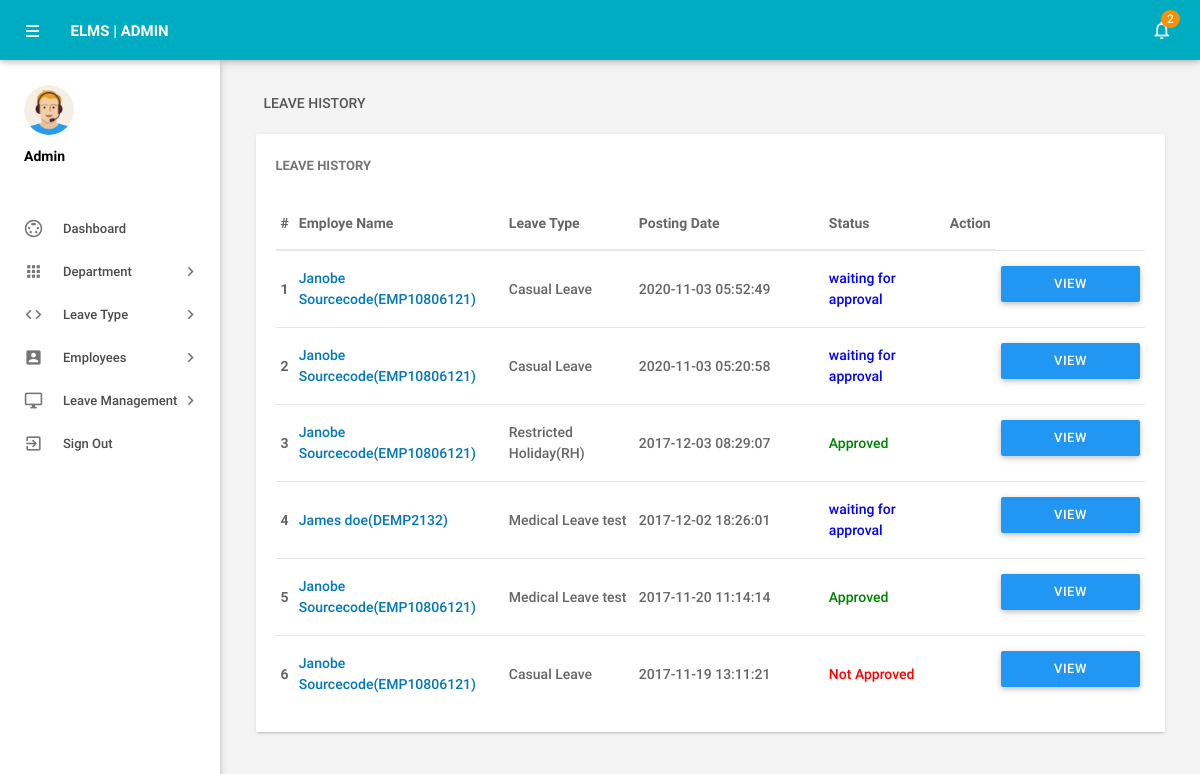
The page /admin/leaves.php (signed in) on the database as committed earlier.
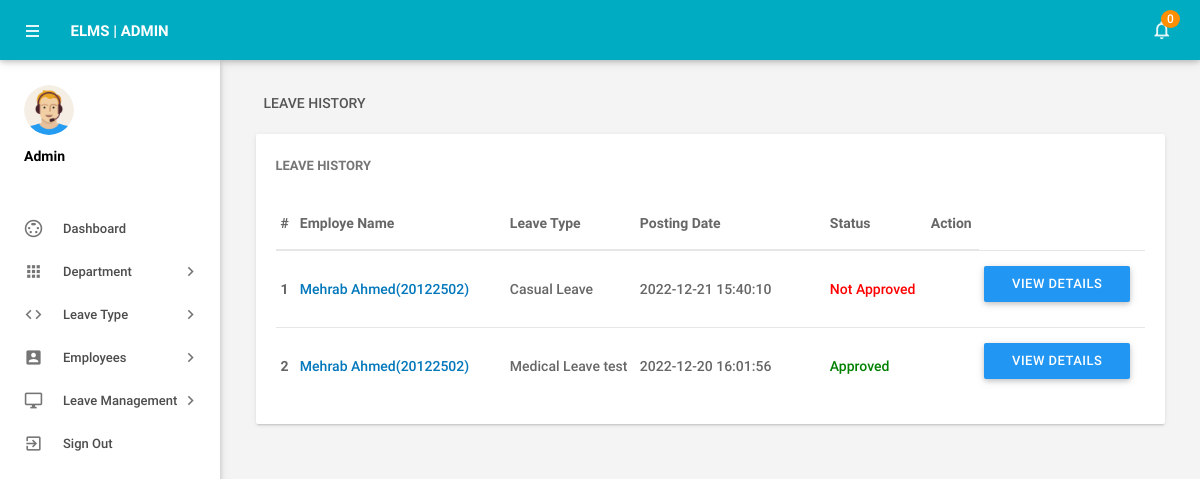
The same page on the database as committed later.
### tables this page shows
CREATE TABLE `tblleaves` (
  `id` int(11) NOT NULL,
  `LeaveType` varchar(110) NOT NULL,
  `ToDate` varchar(120) NOT NULL,
  `FromDate` varchar(120) NOT NULL,
  `Description` mediumtext NOT NULL,
  `PostingDate` timestamp NOT NULL DEFAULT current_timestamp(),
  `AdminRemark` mediumtext DEFAULT NULL,
  `AdminRemarkDate` varchar(120) DEFAULT NULL,
  `Status` int(1) NOT NULL,
  `IsRead` int(1) NOT NULL,
  `empid` int(11) DEFAULT NULL
);

CREATE TABLE `tblemployees` (
  `id` int(11) NOT NULL,
  `EmpId` varchar(100) NOT NULL,
  `FirstName` varchar(150) NOT NULL,
  `LastName` varchar(150) NOT NULL,
  `EmailId` varchar(200) NOT NULL,
  `Password` varchar(180) NOT NULL,
  `Gender` varchar(100) NOT NULL,
  `Dob` varchar(100) NOT NULL,
  `Department` varchar(255) NOT NULL,
  `Address` varchar(255) NOT NULL,
  `City` varchar(200) NOT NULL,
  `Country` varchar(150) NOT NULL,
  `Phonenumber` char(11) NOT NULL,
  `Status` int(1) NOT NULL,
  `RegDate` timestamp NOT NULL DEFAULT current_timestamp()
);

### admin/leaves.php (the view, shortened to what the changed rows need)
<?php
include('includes/config.php');
if(strlen($_SESSION['alogin'])==0)
    {
header('location:index.php');
}
else{
 ?>
<!DOCTYPE html>
<html lang="en">
    <head>
        <link type="text/css" rel="stylesheet" href="../assets/plugins/materialize/css/materialize.min.css"/>
        <link href="../assets/plugins/material-preloader/css/materialPreloader.min.css" rel="stylesheet">
        <link href="../assets/plugins/datatables/css/jquery.dataTables.min.css" rel="stylesheet">
                <link href="../assets/plugins/google-code-prettify/prettify.css" rel="stylesheet" type="text/css"/>
        <link href="../assets/css/alpha.min.css" rel="stylesheet" type="text/css"/>
        <link href="../assets/css/custom.css" rel="stylesheet" type="text/css"/>
    </head>
    <body>
       <?php include('includes/header.php');?>
       <?php include('includes/sidebar.php');?>
            <main class="mn-inner">
                <div class="row">
                    <div class="col s12">
                        <div class="page-title">Leave History</div>
                    </div>
                    <div class="col s12 m12 l12">
                        <div class="card">
                            <div class="card-content">
                                <span class="card-title">Leave History</span>
                                <table id="example" class="display responsive-table ">
                                    <thead>
                                        <tr>
                                            <th>#</th>
                                            <th width="200">Employe Name</th>
                                            <th width="120">Leave Type</th>
                                             <th width="180">Posting Date</th>
                                            <th>Status</th>
                                            <th align="center">Action</th>
                                        </tr>
                                    </thead>
                                    <tbody>
<?php $sql = "SELECT tblleaves.id as lid,tblemployees.FirstName,tblemployees.LastName,tblemployees.EmpId,tblemployees.id,tblleaves.LeaveType,tblleaves.PostingDate,tblleaves.Status from tblleaves join tblemployees on tblleaves.empid=tblemployees.id order by lid desc";
$query = $dbh -> prepare($sql);
$query->execute();
$results=$query->fetchAll(PDO::FETCH_OBJ);
$cnt=1;
if($query->rowCount() > 0)
{
foreach($results as $result)
{
      ?>
                                        <tr>
                                            <td> <b><?php echo htmlentities($cnt);?></b></td>
                                              <td><a href="editemployee.php?empid=<?php echo htmlentities($result->id);?>" target="_blank"><?php echo htmlentities($result->FirstName." ".$result->LastName);?>(<?php echo htmlentities($result->EmpId);?>)</a></td>
                                            <td><?php echo htmlentities($result->LeaveType);?></td>
                                            <td><?php echo htmlentities($result->PostingDate);?></td>
                                                                       <td><?php $stats=$result->Status;
if($stats==1){
                                             ?>
                                                 <span style="color: green">Approved</span>
                                                 <?php } if($stats==2)  { ?>
                                                <span style="color: red">Not Approved</span>
                                                 <?php } if($stats==0)  { ?>
 <span style="color: blue">waiting for approval</span>
 <?php } ?>
                                             </td>
          <td>
           <td><a href="leave-details.php?leaveid=<?php echo htmlentities($result->lid);?>" class="waves-effect waves-light btn blue m-b-xs"  > View Details</a></td>
                                    </tr>
                                         <?php $cnt++;} }?>
                                    </tbody>
                                </table>
                            </div>
                        </div>
                    </div>
                </div>
            </main>
        </div>
        <div class="left-sidebar-hover"></div>
    </body>
</html>
<?php } ?>

### admin/includes/header.php (shortened to what the changed rows need)
        <div class="mn-content fixed-sidebar">
            <header class="mn-header navbar-fixed">
                <nav class="cyan darken-1">
                    <div class="nav-wrapper row">
                        <section class="material-design-hamburger navigation-toggle">
                            <a href="#" data-activates="slide-out" class="button-collapse show-on-large material-design-hamburger__icon">
                                <span class="material-design-hamburger__layer"></span>
                            </a>
                        </section>
                        <div class="header-title col s3">
                            <span class="chapter-title">ELMS | Admin</span>
                        </div>
                        <ul class="right col s9 m3 nav-right-menu">
                            <li class="hide-on-small-and-down"><a href="javascript:void(0)" data-activates="dropdown1" class="dropdown-button dropdown-right show-on-large"><i class="material-icons">notifications_none</i>
<?php
$isread=0;
$sql = "SELECT id from tblleaves where IsRead=:isread";
$query = $dbh -> prepare($sql);
$query->bindParam(':isread',$isread,PDO::PARAM_STR);
$query->execute();
$unreadcount=$query->rowCount();?>
                                <span class="badge"><?php echo htmlentities($unreadcount);?></span></a></li>
                        </ul>
                    </div>
                </nav>
            </header>

Rows that differ between the two databases and show on the page:
removed tblleaves: tblemployees.FirstName+LastName "Janobe Sourcecode", tblemployees.EmpId "EMP10806121", LeaveType "Casual Leave", PostingDate "2020-11-03 05:52:49", Status "waiting for approval"
no longer on this page (row edited): tblleaves: tblemployees.FirstName+LastName "Janobe Sourcecode", tblemployees.EmpId "EMP10806121", LeaveType "Casual Leave", PostingDate "2020-11-03 05:20:58", Status "waiting for approval"
removed tblleaves: tblemployees.FirstName+LastName "Janobe Sourcecode", tblemployees.EmpId "EMP10806121", LeaveType "Restricted Holiday(RH)", PostingDate "2017-12-03 08:29:07", Status "Approved"
removed tblleaves: tblemployees.FirstName+LastName "James doe", tblemployees.EmpId "DEMP2132", LeaveType "Medical Leave test", PostingDate "2017-12-02 18:26:01", Status "waiting for approval"
removed tblleaves: tblemployees.FirstName+LastName "Janobe Sourcecode", tblemployees.EmpId "EMP10806121", LeaveType "Medical Leave test", PostingDate "2017-11-20 11:14:14", Status "Approved"
removed tblleaves: tblemployees.FirstName+LastName "Janobe Sourcecode", tblemployees.EmpId "EMP10806121", LeaveType "Casual Leave", PostingDate "2017-11-19 13:11:21", Status "Not Approved"
added tblleaves: tblemployees.FirstName+LastName "Mehrab Ahmed", tblemployees.EmpId "20122502", LeaveType "Casual Leave", PostingDate "2022-12-21 15:40:10", Status "Not Approved"
added tblleaves: tblemployees.FirstName+LastName "Mehrab Ahmed", tblemployees.EmpId "20122502", LeaveType "Medical Leave test", PostingDate "2022-12-20 16:01:56", Status "Approved"
Other text that changed with them:
$unreadcount: "2" → "0"
